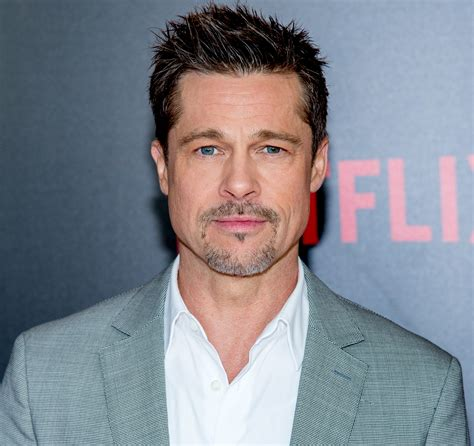
#> input picture front_end/thumnails/Brad Pitt.jpg, 474 x 446 px, given in place of 002_cc1b9701.jpg, which was not available
$ jupyter execute --allow-errors img_class.ipynb
#> lines starting #> are read from the running program, lines starting #| are printed output that depends on the picture; pictures that were not available may be replaced by others from this repository, and a replacement may not be noted
[cell 1]
import cv2
import numpy as np
import matplotlib.pyplot as plt
import seaborn as sns

[cell 2]
img = cv2.imread('dataset/Celebrity Faces Dataset/Brad Pitt/002_cc1b9701.jpg')
#> img is the input picture: shape (446, 474, 3); mean B, G, R 143, 134.2, 131.1

[cell 3]
plt.imshow(img)

[cell 4]
gray_img = cv2.cvtColor(img, cv2.COLOR_BGR2GRAY)
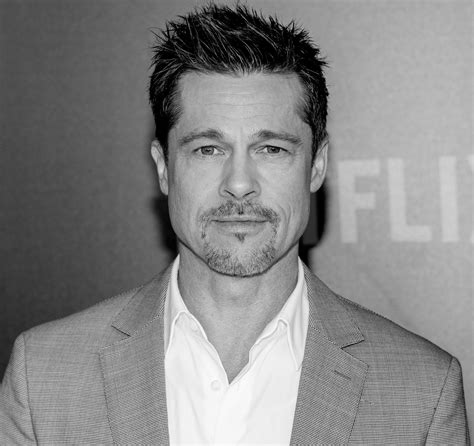
#> gray_img: shape (446, 474); min 0, max 254, mean 134.3
plt.imshow((gray_img), cmap='gray')

[cell 5]
eyes_cascade = cv2.CascadeClassifier("server/haar_cacades/haarcascade_eye.xml")
faces_cascade = cv2.CascadeClassifier("server/haar_cacades/haarcascade_frontalface_alt2.xml")

[cell 6]
cv2.destroyAllWindows()

[cell 7]
def detect_face_and_eyes(path):
    img = cv2.imread(path)
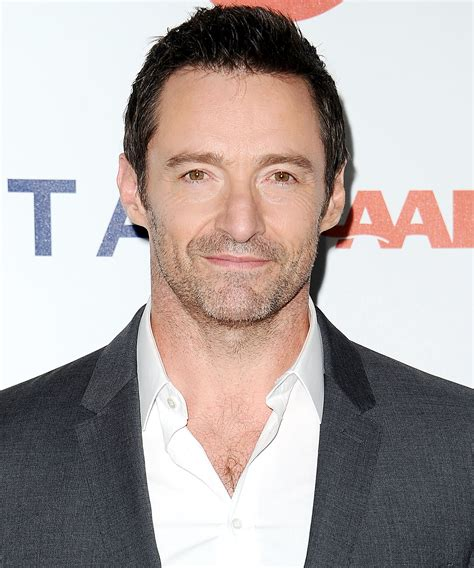
#> input picture front_end/thumnails/Hugh Jackman.jpg, 474 x 568 px, given in place of 001_9adc92c2.jpg, which was not available
#> img is the input picture: shape (568, 474, 3); mean B, G, R 165.9, 167.8, 177.3

    if img is None:
        return None

    faces = faces_cascade.detectMultiScale(img, 1.3, 5)
#> faces = [[125, 85, 224, 224]]

    for (x, y, w, h) in faces:
        img_face = cv2.rectangle(img, (x, y), (x + w, y + h), (255, 0, 0), 3)
        cropped_face = img_face[y:y + h, x:x + w]

        eyes = eyes_cascade.detectMultiScale(cropped_face)

        if len(eyes) >= 2:
            cropped_face_rgb = cv2.cvtColor(cropped_face, cv2.COLOR_BGR2RGB)
            return cv2.resize(cropped_face_rgb, (160, 160))
#> this loop made 1 pass
#> (x, y, w, h, eyes) on pass 1: (125, 85, 224, 224, [[137, 74, 37, 37], [49, 69, 40, 40], [114, 49, 79, 79]])
#> pass 1, in detect_face_and_eyes, `cropped_face = img_face[y:y + h, x:x + w]`:
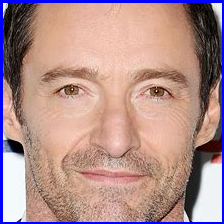
#> cropped_face: shape (224, 224, 3); mean B, G, R 139.5, 143.4, 177.8
    return None

[cell 8]
cropped_face = detect_face_and_eyes('dataset/Celebrity Faces Dataset/Hugh Jackman/001_9adc92c2.jpg')
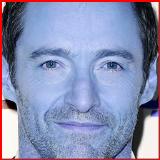
#> cropped_face: shape (160, 160, 3); mean of channels 0, 1, 2 178.1, 143.7, 139.2; drawn as B, G, R
plt.imshow(cropped_face)

[cell 9]
dataset_path = './dataset/Celebrity Faces Dataset/'
cleaned_data_path = './cleaned_data/'

[cell 10]
import os
folder = []
for name in os.listdir(dataset_path):
    if os.path.isdir(os.path.join(dataset_path, name)):
        folder.append(dataset_path+name)

[cell 11]
folder

[cell 12]
import shutil
if os.path.exists(cleaned_data_path):
    shutil.rmtree(cleaned_data_path)
os.makedirs(cleaned_data_path)

[cell 13]
cropped_path = []
celeb_directories = {}

for celebrity_folder in folder:
    celeb_name = celebrity_folder.split('/')[-1]
    print("Processing images of:", celeb_name)
    if not os.path.exists(cleaned_data_path+celeb_name):
        os.makedirs(cleaned_data_path+celeb_name)
    count = 0
    for img_name in os.listdir(celebrity_folder):
        img_path = celebrity_folder + '/' + img_name
        cropped_face = detect_face_and_eyes(img_path)

        if cropped_face is not None:
            path_to_save = cleaned_data_path + celeb_name+'/' + celeb_name + str(count)+".png"
            cropped_path.append(path_to_save)
            cv2.imwrite(path_to_save, cropped_face)
            count += 1

    celeb_directories[celeb_name] = cropped_path
    cropped_path = []

[cell 14]
# encoding celebrities
encode_celebrities = {}
for idx, celebrity in enumerate(celeb_directories.keys()):
    encode_celebrities[celebrity] = idx
encode_celebrities
